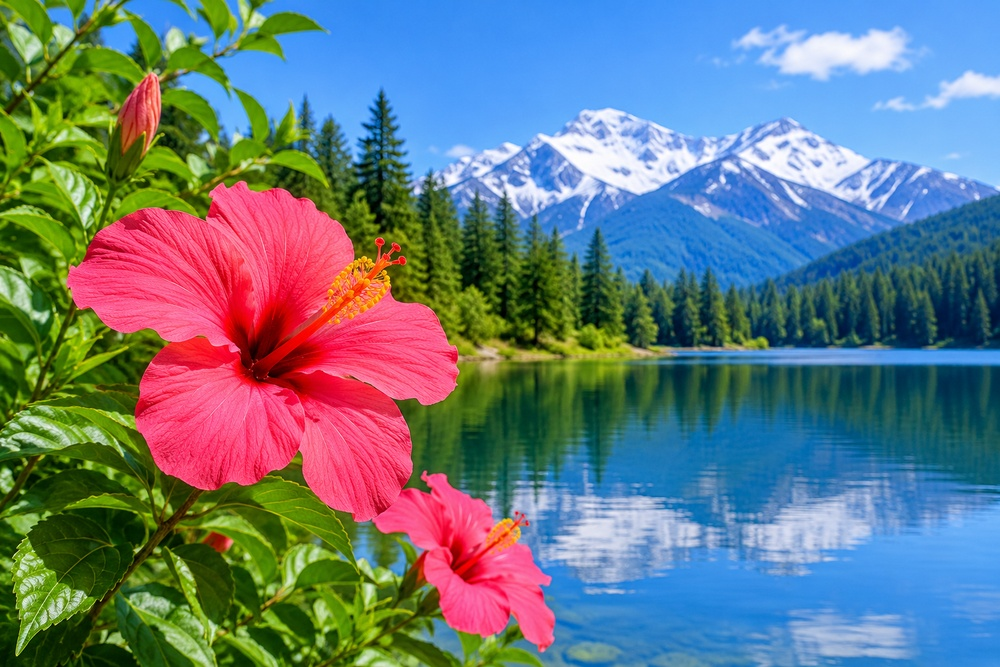
#> input picture image.jpg, 1000 x 667 px, shrunk from 1536 x 1024 before the run
$ jupyter execute ' Sobel Filter.ipynb'   (older library calls are emulated)
#> lines starting #> are read from the running program, lines starting #| are printed output that depends on the picture
[cell 1]
# Sobel Filter
import cv2
import numpy as np
import matplotlib.pyplot as plt

image = cv2.imread("image.jpg")
#> image is the input picture: shape (667, 1000, 3); mean B, G, R 128.5, 121, 103.7

if image is None:
    raise FileNotFoundError("Image not found!")

image = cv2.cvtColor(image, cv2.COLOR_BGR2RGB)

hsv_image = cv2.cvtColor(image, cv2.COLOR_RGB2HSV)
#> hsv_image: shape (667, 1000, 3); mean H, S, V 91.7, 179, 177.2

H, S, I = cv2.split(hsv_image)
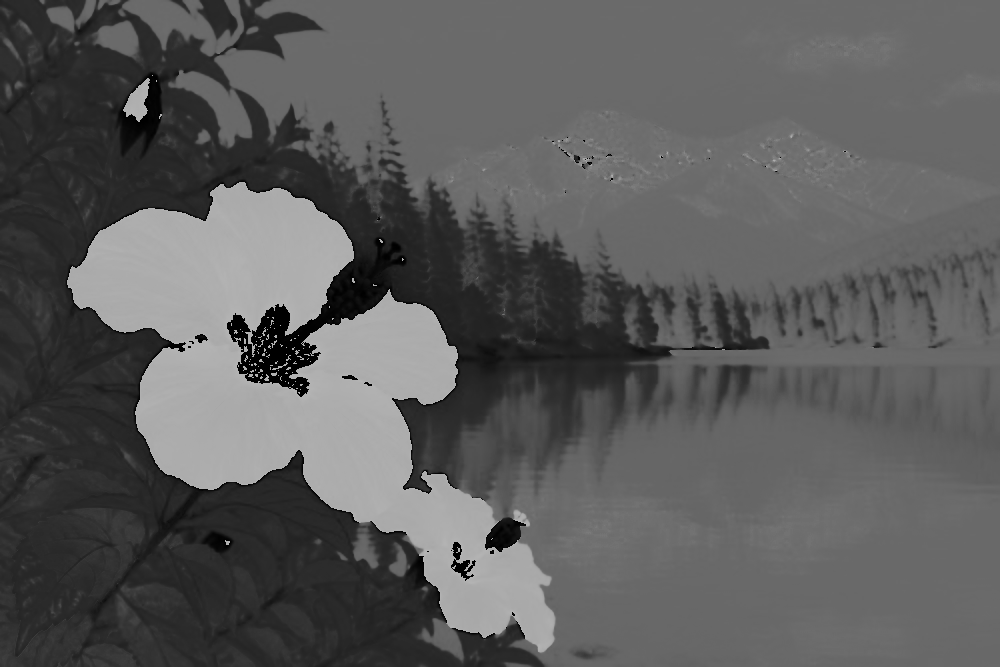
#> H: shape (667, 1000); min 0, max 179, mean 91.7
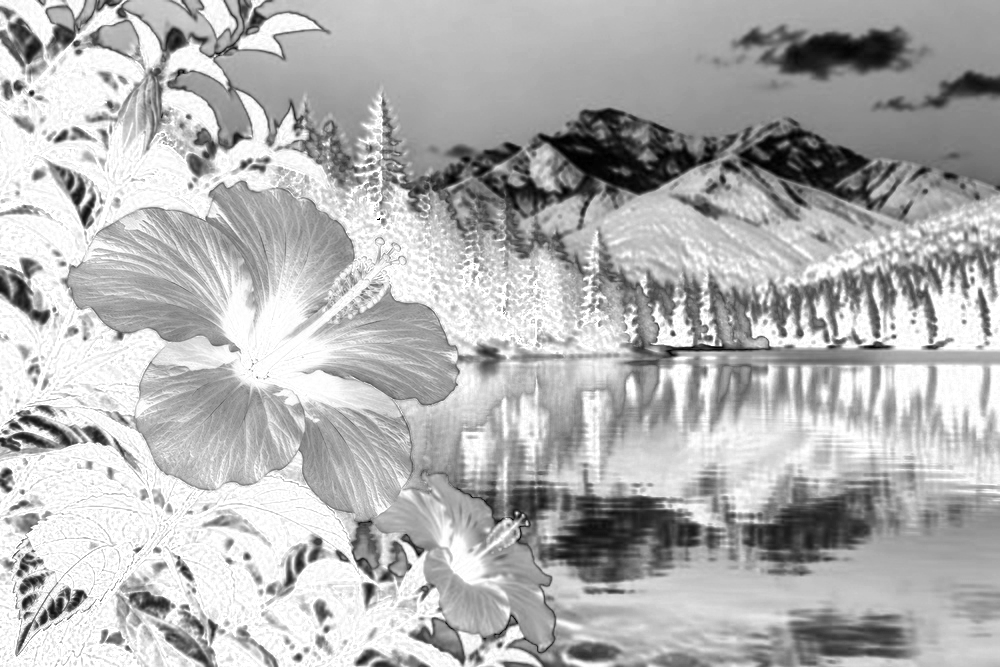
#> S: shape (667, 1000); min 0, max 255, mean 179
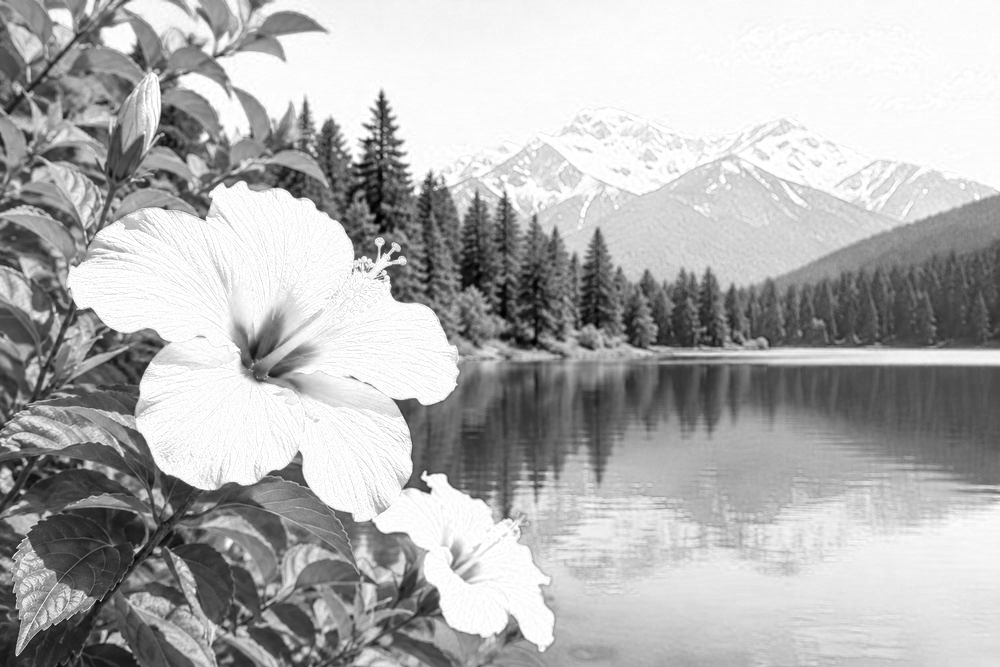
#> I: shape (667, 1000); min 0, max 255, mean 177.2

sobel_x = cv2.Sobel(
    I, cv2.CV_64F, 1, 0, ksize=3
)
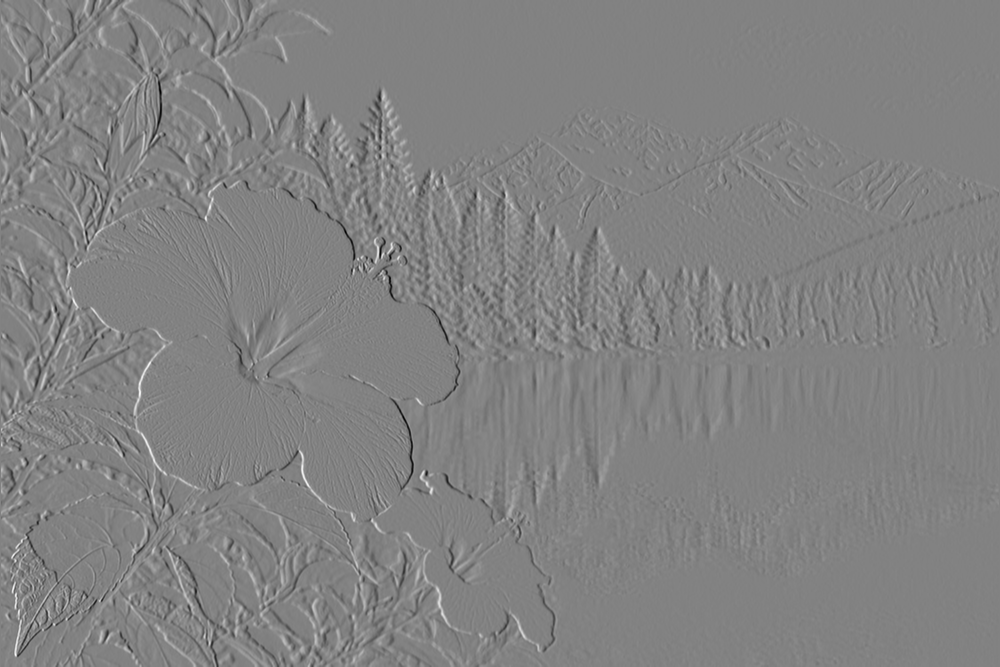
#> sobel_x: shape (667, 1000) float64; min -734, max 704, mean 0.6; drawn with min black and max white

sobel_y = cv2.Sobel(
    I, cv2.CV_64F, 0, 1, ksize=3
)
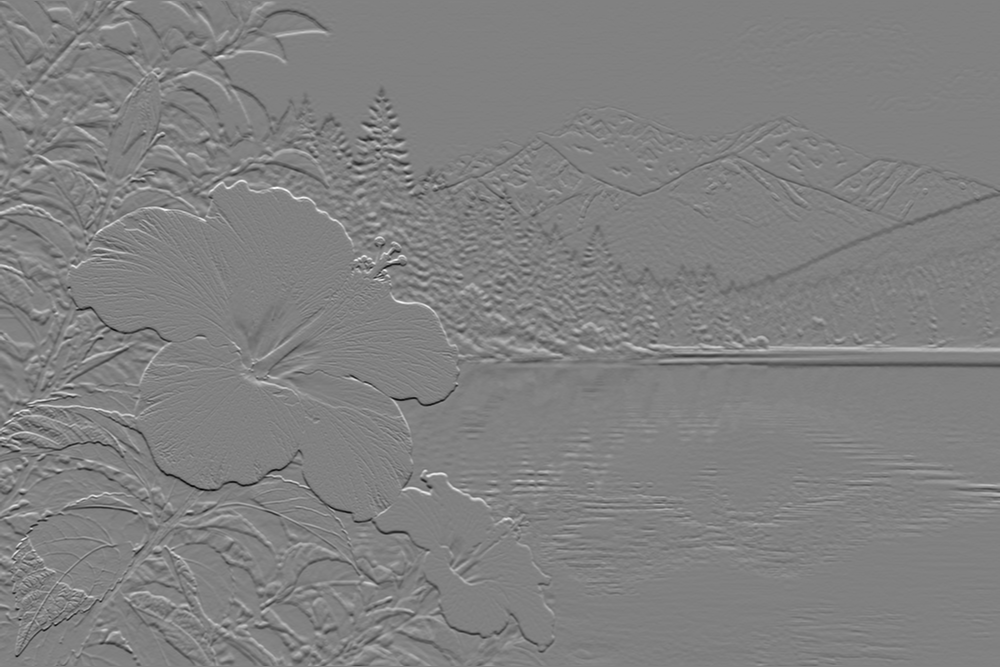
#> sobel_y: shape (667, 1000) float64; min -732, max 713, mean -1; drawn with min black and max white

sobel_magnitude = np.sqrt(
    sobel_x**2 + sobel_y**2
)
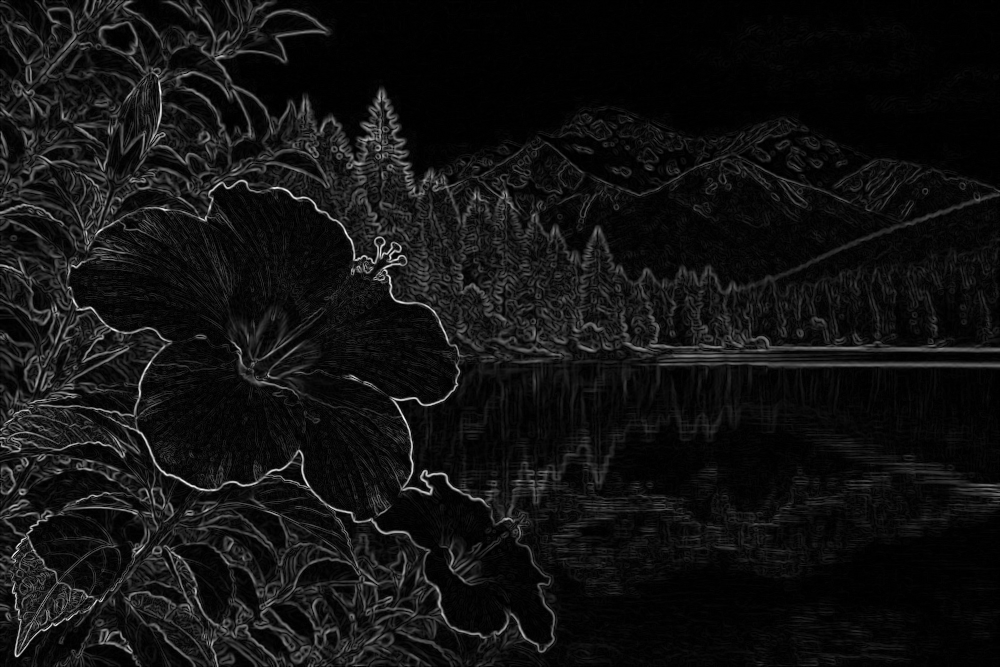
#> sobel_magnitude: shape (667, 1000) float64; min 0, max 775, mean 55.2; drawn with min black and max white

sobel_image = cv2.normalize(
    sobel_magnitude, None, 0, 255,
    cv2.NORM_MINMAX
).astype(np.uint8)

plt.figure(figsize=(14, 6))

plt.subplot(1, 2, 1)
plt.imshow(image)
plt.title("Original Image")
plt.axis("off")

plt.subplot(1, 2, 2)
plt.imshow(sobel_image, cmap="gray")
plt.title("Sobel Edge Detection")
plt.axis("off")

plt.tight_layout()
plt.show()

# Step 9: Save output
cv2.imwrite("sobel_filtered_image.jpg", sobel_image)

print("Sobel Filtering Completed Successfully!")
